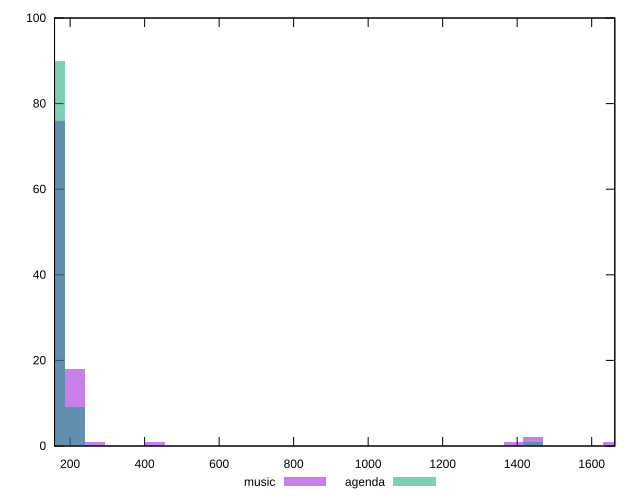

Reproduce this figure in gnuplot.
reset

$music <<EOF
1443.660347796127 2
160.4067053106808 76
213.8756070809077 18
267.34450885113466 1
1390.1914460259002 1
1657.5359548770348 1
427.7512141618154 1
EOF

$agenda <<EOF
1443.660347796127 1
160.4067053106808 90
213.8756070809077 9
EOF

set key outside below
set boxwidth 53.46890177022693
set xrange [158.147:1662.128]
set yrange [0:100]
set trange [0:100]
set style fill transparent solid 0.5 noborder
set terminal svg size 640, 500 enhanced background rgb 'white'
set output "reports/report_00030_2021-02-24T20-42-31.540Z/server-response-time/comparison/histogram/0_vs_1.svg"

plot $music title "music" with boxes, \
     $agenda title "agenda" with boxes

reset
